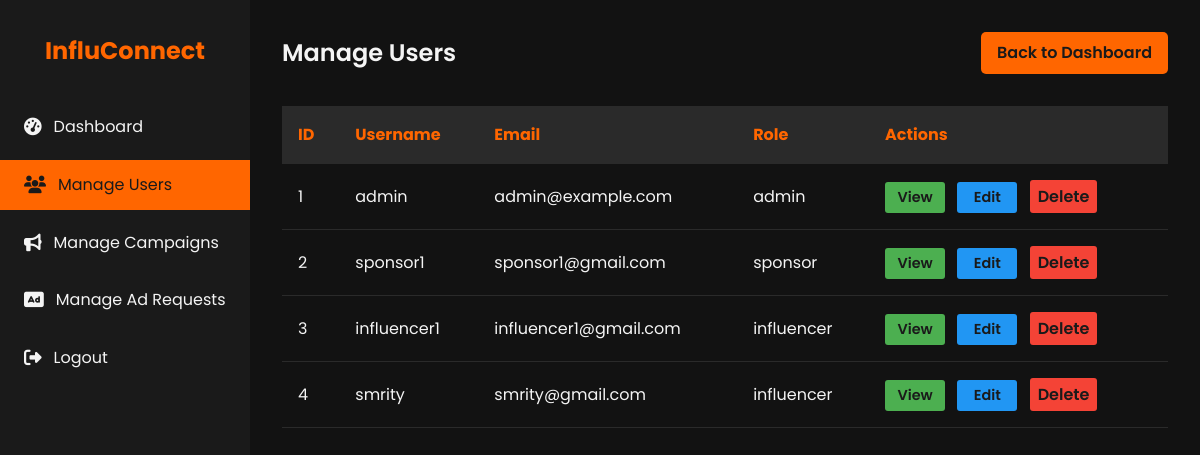
Before: /admin/users (signed in) with the older database file.
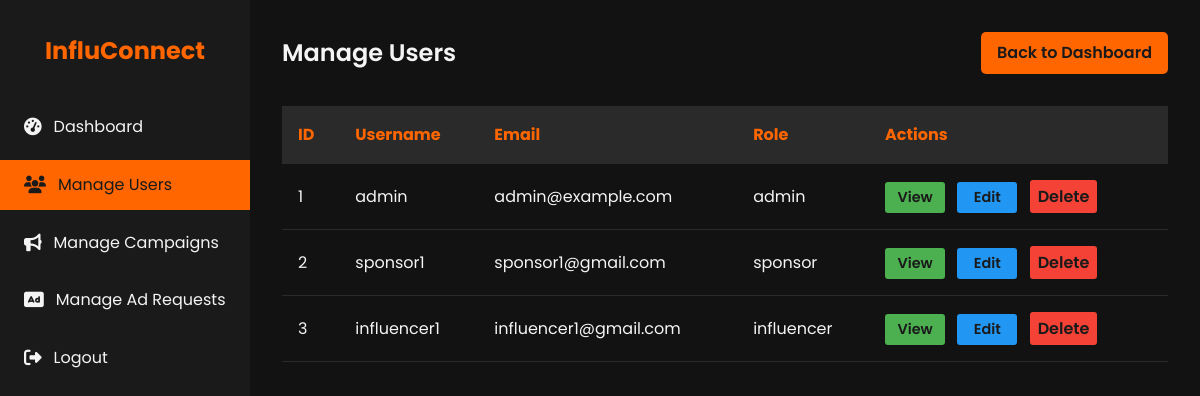
After: the same page with the newer database file.
### models.py (models this page shows, shortened)
class User(db.Model, UserMixin):
    id = db.Column(db.Integer, primary_key=True)
    username = db.Column(db.String(80), unique=True, nullable=False)
    password = db.Column(db.String(200), nullable=False)
    email = db.Column(db.String(120), unique=True, nullable=False)
    role = db.Column(db.String(50), nullable=False)  # admin, sponsor, influencer
    is_active = db.Column(db.Boolean, default=True)
    sponsor = db.relationship('Sponsor', back_populates='user', uselist=False)
    influencer = db.relationship('Influencer', back_populates='user', uselist=False)

### app.py (the view)
    @app.route('/admin/users')
    @login_required
    @admin_required
    def admin_users():
        users = User.query.all()
        return render_template('admin_users.html', users=users)

### templates/admin_users.html (shortened to what this page needs)
<!DOCTYPE html>
<html lang="en">
<head>
    <link rel="stylesheet" href="https://cdnjs.cloudflare.com/ajax/libs/font-awesome/6.1.1/css/all.min.css">
</head>
<body>
    <div class="dashboard">
        <aside class="sidebar">
            <div class="logo">
                <h1>InfluConnect</h1>
            </div>
            <nav>
                <ul class="nav-menu">
                    <li class="nav-item">
                        <a href="{{ url_for('admin_dashboard') }}" class="nav-link">
                            <i class="fas fa-tachometer-alt"></i> Dashboard
                        </a>
                    </li>
                    <li class="nav-item">
                        <a href="{{ url_for('admin_users') }}" class="nav-link active">
                            <i class="fas fa-users"></i> Manage Users
                        </a>
                    </li>
                    <li class="nav-item">
                        <a href="{{ url_for('admin_campaigns') }}" class="nav-link">
                            <i class="fas fa-bullhorn"></i> Manage Campaigns
                        </a>
                    </li>
                    <li class="nav-item">
                        <a href="{{ url_for('admin_ad_requests') }}" class="nav-link">
                            <i class="fas fa-ad"></i> Manage Ad Requests
                        </a>
                    </li>
                    <li class="nav-item">
                        <a href="{{ url_for('logout') }}" class="nav-link">
                            <i class="fas fa-sign-out-alt"></i> Logout
                        </a>
                    </li>
                </ul>
            </nav>
        </aside>
        <main class="main-content">
            <header class="header">
                <h1 class="welcome-text">Manage Users</h1>
                <a href="{{ url_for('admin_dashboard') }}" class="btn">Back to Dashboard</a>
            </header>
            <section>
                <table class="user-table">
                    <thead>
                        <tr>
                            <th>ID</th>
                            <th>Username</th>
                            <th>Email</th>
                            <th>Role</th>
                            <th>Actions</th>
                        </tr>
                    </thead>
                    <tbody>
                        {% for user in users %}
                        <tr>
                            <td>{{ user.id }}</td>
                            <td>{{ user.username }}</td>
                            <td>{{ user.email }}</td>
                            <td>{{ user.role }}</td>
                            <td>
                                <a href="{{ url_for('admin_user_detail', user_id=user.id) }}" class="btn action-btn view-btn">View</a>
                                <a href="{{ url_for('admin_user_edit', user_id=user.id) }}" class="btn action-btn edit-btn">Edit</a>
                                <form action="{{ url_for('admin_user_delete', user_id=user.id) }}" method="post" style="display:inline;">
                                    <button type="submit" class="btn action-btn delete-btn" onclick="return confirm('Are you sure you want to delete this user?');">Delete</button>
                                </form>
                            </td>
                        </tr>
                        {% endfor %}
                    </tbody>
                </table>
            </section>
        </main>
    </div>
</body>
</html>

### templates/admin_users.html (style rules this page uses)
:root { --primary-color: #1a1a1a; --secondary-color: #ff6600; --text-color: #f4f4f4; --bg-color: #121212; --card-bg-color: #2a2a2a; --hover-color: #ff8533; }
* { margin: 0; padding: 0; box-sizing: border-box; }
body { font-family: 'Poppins', sans-serif; line-height: 1.6; color: var(--text-color); background-color: var(--bg-color); }
.dashboard { display: flex; min-height: 100vh; }
.sidebar { width: 250px; background-color: var(--primary-color); padding: 2rem 0; position: fixed; height: 100vh; overflow-y: auto; }
.logo { text-align: center; margin-bottom: 2rem; }
.logo h1 { color: var(--secondary-color); font-size: 1.5rem; }
.nav-menu { list-style-type: none; }
.nav-item { margin-bottom: 0.5rem; }
.nav-link { display: flex; align-items: center; padding: 0.75rem 1.5rem; color: var(--text-color); text-decoration: none; transition: all 0.3s ease; }
.nav-link:hover, .nav-link.active { background-color: var(--secondary-color); color: var(--primary-color); }
.nav-link i { margin-right: 0.75rem; font-size: 1.1rem; }
.main-content { flex-grow: 1; margin-left: 250px; padding: 2rem; }
.header { display: flex; justify-content: space-between; align-items: center; margin-bottom: 2rem; }
.welcome-text { font-size: 1.5rem; font-weight: 600; }
.btn { background-color: var(--secondary-color); color: var(--primary-color); padding: 0.5rem 1rem; border: none; border-radius: 5px; cursor: pointer; font-weight: 600; transition: all 0.3s ease; text-decoration: none; display: inline-block; }
.user-table { width: 100%; border-collapse: collapse; margin-top: 1rem; }
.user-table th, .user-table td { padding: 1rem; text-align: left; border-bottom: 1px solid var(--card-bg-color); }
.user-table th { background-color: var(--card-bg-color); color: var(--secondary-color); }
.action-btn { padding: 0.25rem 0.5rem; margin-right: 0.5rem; border-radius: 3px; font-size: 0.9rem; min-width: 60px; text-align: center; display: inline-block; }
.view-btn { background-color: #4caf50; }
.edit-btn { background-color: #2196f3; }
.delete-btn { background-color: #f44336; }
.delete-btn { border: none; font-family: inherit; font-size: inherit; cursor: pointer; }

Changed rows visible on the page:
removed User: id "4", username "smrity", email "smrity@gmail.com", role "influencer"
